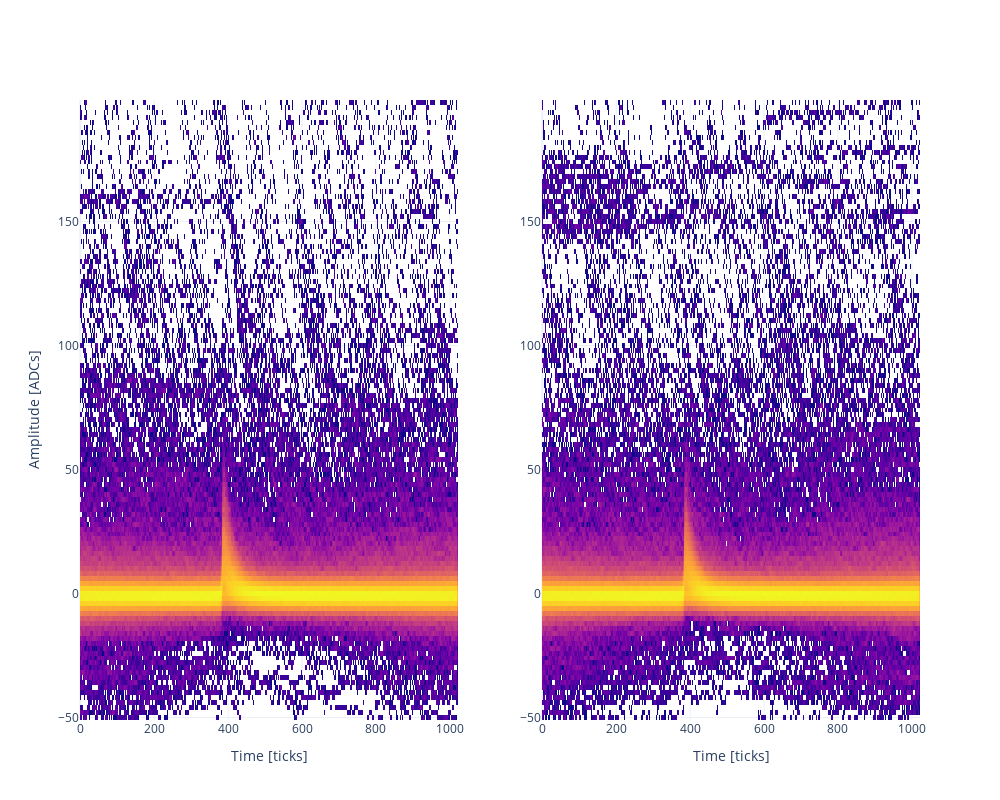

Write notebook code for a chart like this one.
### Code cell
argsheat = dict(
    mode="heatmap",
    analysis_label="std",
    adc_range_above_baseline=200,
    adc_range_below_baseline=-50,
    adc_bins=125,
    time_bins=wfset_full.points_per_wf//2,
    filtering=4,
    share_y_scale=False,
    share_x_scale=True,
    wfs_per_axes=5000,
    zlog=True
)
detector=detector
plot_detectors(wfset_full, detector, **argsheat)

### Figure 1 — Plotly figure (JSON) as saved in the notebook; plotly's stock layout.template omitted (floating-point values rounded to 4 significant figures; data arrays with more than 128 entries replaced by an {"elided": "..."} marker saying what was removed)
{"data": [{"dx": 1.998, "dy": 2, "name": "5000 Wf(s)[0,1,...]", "showscale": false, "transpose": true, "type": "heatmap", "x0": 0, "xaxis": "x", "y0": -50, "yaxis": "y", "z": {"elided": "512x125 float values"}}, {"dx": 1.998, "dy": 2, "name": "5000 Wf(s)[0,1,...]", "showscale": false, "transpose": true, "type": "heatmap", "x0": 0, "xaxis": "x2", "y0": -50, "yaxis": "y2", "z": {"elided": "512x125 float values"}}], "layout": {"annotations": [{"align": "center", "font": {"size": 14}, "showarrow": false, "text": "10-28", "x": 0, "xref": "x domain", "y": 1.25, "yref": "y domain"}, {"align": "center", "font": {"size": 14}, "showarrow": false, "text": "10-29", "x": 0, "xref": "x2 domain", "y": 1.25, "yref": "y2 domain"}, {"align": "center", "font": {"size": 14}, "showarrow": false, "text": "5000 Wf(s)[0,1,...]", "x": 1, "xref": "x domain", "y": 1.25, "yref": "y domain"}, {"align": "center", "font": {"size": 14}, "showarrow": false, "text": "5000 Wf(s)[0,1,...]", "x": 1, "xref": "x2 domain", "y": 1.25, "yref": "y2 domain"}], "height": 800, "showlegend": true, "title": {"text": ""}, "width": 1000, "xaxis": {"anchor": "y", "domain": [0, 0.45], "matches": "x", "title": {"text": "Time [ticks]"}}, "xaxis2": {"anchor": "y2", "domain": [0.55, 1], "matches": "x", "title": {"text": "Time [ticks]"}}, "yaxis": {"anchor": "x", "domain": [0, 1], "title": {"text": "Amplitude [ADCs]"}}, "yaxis2": {"anchor": "x2", "domain": [0, 1]}}}
